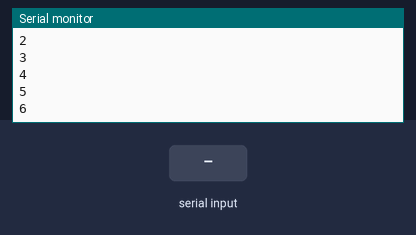
The sketch below on a simulated Arduino Uno, built with avr-gcc and run on an emulated ATmega328P. Parts: the last lines printed to the serial monitor. The inputs (shaded band) are chosen by the test bench.

Above: at 1.2 s.
1.3 s: "s" received over Serial
At 2.6 s:
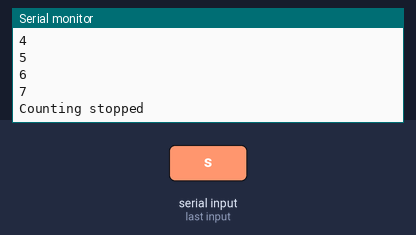
2.9 s: "r" received over Serial
At 3.06 s:
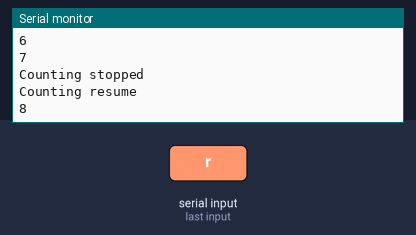
Timing chart, 0 to 5.9 s (numbered marks = the images above; inputs shaded):
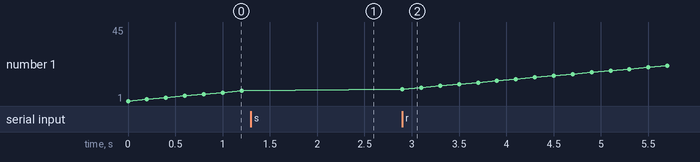

The sketch:

0-1000-program.ino
```cpp
void setup() {
  // put your setup code here, to run once:

  // Open the serial port
  Serial.begin(115200);

}

void loop() {
  // put your main code here, to run repeatedly:

  Serial.println("Counting start");

  for (int i = 0; i < 1000; ++i) {

    // Check for incoming serial data
    if (Serial.available()) {
      char inChar = Serial.read();
      bool stop = false;

      if (inChar == 's') {
        Serial.println("Counting stopped");
        stop = true;
      }

      // Check if key s is received (stop)
      while (stop == true) {
        inChar = Serial.read();     // Read incoming key again

        // Break if key r is received (resume)
        if (inChar == 'r') {
          Serial.println("Counting resume");
          break;
        }
      }
    }

    Serial.println(i+1);
    delay(200);
  }

  // Wait 5 seconds before counting again
  delay(5000);

}
```

Measured:
- after the input at 1.3 s, the serial monitor: prints a new line after 0.10 s (image 1)
- after the input at 2.9 s, the serial monitor: prints a new line at once (image 2)
- plotted number 1: 7 → 45 after the input at 2.9 s
